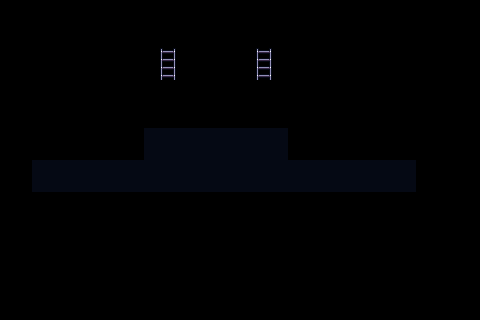

This is a level from a 2D game, rendered from its Tiled map with the project's own tilesets. A one-line summary and the complete map file follow:
An orthogonal 30x20 tile map with 16x16 px tiles, 4 tile layers (blocks, ladders, liquid_top, liquid) and 4 objects (2x 2, 2x 3).

<map version="1.10" tiledversion="1.10.1" orientation="orthogonal" renderorder="right-down" width="30" height="20" tilewidth="16" tileheight="16" infinite="0" nextlayerid="10" nextobjectid="10">
 <editorsettings>
  <export target="2.csv" format="csv" />
 </editorsettings>
 <tileset firstgid="1" source="../../../assets/tilesets/test.tsx" />
 <layer id="1" name="blocks" width="30" height="20">
  <data encoding="csv">
0,0,0,0,0,0,0,0,0,0,0,0,0,0,0,0,0,0,0,0,0,0,0,0,0,0,0,0,0,0,
0,0,0,0,0,0,0,0,0,0,0,0,0,0,0,0,0,0,0,0,0,0,0,0,0,0,0,0,0,0,
0,0,0,0,0,0,0,0,0,0,0,0,0,0,0,0,0,0,0,0,0,0,0,0,0,0,0,0,0,0,
0,0,0,0,0,0,0,0,0,0,0,0,0,0,0,0,0,0,0,0,0,0,0,0,0,0,0,0,0,0,
0,0,0,0,0,0,0,0,0,0,0,0,0,0,0,0,0,0,0,0,0,0,0,0,0,0,0,0,0,0,
0,0,0,0,0,0,0,0,0,0,0,0,0,0,0,0,0,0,0,0,0,0,0,0,0,0,0,0,0,0,
0,0,0,0,0,0,0,0,0,0,0,0,0,0,0,0,0,0,0,0,0,0,0,0,0,0,0,0,0,0,
0,0,0,0,0,0,0,0,0,0,0,0,0,0,0,0,0,0,0,0,0,0,0,0,0,0,0,0,0,0,
0,0,0,0,0,0,0,0,0,1,1,1,1,1,1,1,1,1,0,0,0,0,0,0,0,0,0,0,0,0,
0,0,0,0,0,0,0,0,0,1,1,1,1,1,1,1,1,1,0,0,0,0,0,0,0,0,0,0,0,0,
0,0,1,1,1,1,1,1,1,1,1,1,1,1,1,1,1,1,1,1,1,1,1,1,1,1,0,0,0,0,
0,0,1,1,1,1,1,1,1,1,1,1,1,1,1,1,1,1,1,1,1,1,1,1,1,1,0,0,0,0,
0,0,0,0,0,0,0,0,0,0,0,0,0,0,0,0,0,0,0,0,0,0,0,0,0,0,0,0,0,0,
0,0,0,0,0,0,0,0,0,0,0,0,0,0,0,0,0,0,0,0,0,0,0,0,0,0,0,0,0,0,
0,0,0,0,0,0,0,0,0,0,0,0,0,0,0,0,0,0,0,0,0,0,0,0,0,0,0,0,0,0,
0,0,0,0,0,0,0,0,0,0,0,0,0,0,0,0,0,0,0,0,0,0,0,0,0,0,0,0,0,0,
0,0,0,0,0,0,0,0,0,0,0,0,0,0,0,0,0,0,0,0,0,0,0,0,0,0,0,0,0,0,
0,0,0,0,0,0,0,0,0,0,0,0,0,0,0,0,0,0,0,0,0,0,0,0,0,0,0,0,0,0,
0,0,0,0,0,0,0,0,0,0,0,0,0,0,0,0,0,0,0,0,0,0,0,0,0,0,0,0,0,0,
0,0,0,0,0,0,0,0,0,0,0,0,0,0,0,0,0,0,0,0,0,0,0,0,0,0,0,0,0,0
</data>
 </layer>
 <objectgroup id="2" name="exits">
  <object id="5" name="2" x="32" y="160">
   <point />
  </object>
  <object id="6" name="3" x="192" y="128">
   <point />
  </object>
 </objectgroup>
 <objectgroup id="3" name="entries">
  <object id="2" name="2" x="64" y="112">
   <point />
  </object>
  <object id="8" name="3" x="176" y="80">
   <point />
  </object>
 </objectgroup>
 <objectgroup id="4" name="pickups" />
 <objectgroup id="5" name="entities" />
 <objectgroup id="6" name="platforms" />
 <layer id="7" name="ladders" width="30" height="20">
  <data encoding="csv">
0,0,0,0,0,0,0,0,0,0,0,0,0,0,0,0,0,0,0,0,0,0,0,0,0,0,0,0,0,0,
0,0,0,0,0,0,0,0,0,0,0,0,0,0,0,0,0,0,0,0,0,0,0,0,0,0,0,0,0,0,
0,0,0,0,0,0,0,0,0,0,0,0,0,0,0,0,0,0,0,0,0,0,0,0,0,0,0,0,0,0,
0,0,0,0,0,0,0,0,0,0,3,0,0,0,0,0,3,0,0,0,0,0,0,0,0,0,0,0,0,0,
0,0,0,0,0,0,0,0,0,0,6,0,0,0,0,0,6,0,0,0,0,0,0,0,0,0,0,0,0,0,
0,0,0,0,0,0,0,0,0,0,0,0,0,0,0,0,0,0,0,0,0,0,0,0,0,0,0,0,0,0,
0,0,0,0,0,0,0,0,0,0,0,0,0,0,0,0,0,0,0,0,0,0,0,0,0,0,0,0,0,0,
0,0,0,0,0,0,0,0,0,0,0,0,0,0,0,0,0,0,0,0,0,0,0,0,0,0,0,0,0,0,
0,0,0,0,0,0,0,0,0,0,0,0,0,0,0,0,0,0,0,0,0,0,0,0,0,0,0,0,0,0,
0,0,0,0,0,0,0,0,0,0,0,0,0,0,0,0,0,0,0,0,0,0,0,0,0,0,0,0,0,0,
0,0,0,0,0,0,0,0,0,0,0,0,0,0,0,0,0,0,0,0,0,0,0,0,0,0,0,0,0,0,
0,0,0,0,0,0,0,0,0,0,0,0,0,0,0,0,0,0,0,0,0,0,0,0,0,0,0,0,0,0,
0,0,0,0,0,0,0,0,0,0,0,0,0,0,0,0,0,0,0,0,0,0,0,0,0,0,0,0,0,0,
0,0,0,0,0,0,0,0,0,0,0,0,0,0,0,0,0,0,0,0,0,0,0,0,0,0,0,0,0,0,
0,0,0,0,0,0,0,0,0,0,0,0,0,0,0,0,0,0,0,0,0,0,0,0,0,0,0,0,0,0,
0,0,0,0,0,0,0,0,0,0,0,0,0,0,0,0,0,0,0,0,0,0,0,0,0,0,0,0,0,0,
0,0,0,0,0,0,0,0,0,0,0,0,0,0,0,0,0,0,0,0,0,0,0,0,0,0,0,0,0,0,
0,0,0,0,0,0,0,0,0,0,0,0,0,0,0,0,0,0,0,0,0,0,0,0,0,0,0,0,0,0,
0,0,0,0,0,0,0,0,0,0,0,0,0,0,0,0,0,0,0,0,0,0,0,0,0,0,0,0,0,0,
0,0,0,0,0,0,0,0,0,0,0,0,0,0,0,0,0,0,0,0,0,0,0,0,0,0,0,0,0,0
</data>
 </layer>
 <layer id="8" name="liquid_top" width="30" height="20">
  <data encoding="csv">
0,0,0,0,0,0,0,0,0,0,0,0,0,0,0,0,0,0,0,0,0,0,0,0,0,0,0,0,0,0,
0,0,0,0,0,0,0,0,0,0,0,0,0,0,0,0,0,0,0,0,0,0,0,0,0,0,0,0,0,0,
0,0,0,0,0,0,0,0,0,0,0,0,0,0,0,0,0,0,0,0,0,0,0,0,0,0,0,0,0,0,
0,0,0,0,0,0,0,0,0,0,0,0,0,0,0,0,0,0,0,0,0,0,0,0,0,0,0,0,0,0,
0,0,0,0,0,0,0,0,0,0,0,0,0,0,0,0,0,0,0,0,0,0,0,0,0,0,0,0,0,0,
0,0,0,0,0,0,0,0,0,0,0,0,0,0,0,0,0,0,0,0,0,0,0,0,0,0,0,0,0,0,
0,0,0,0,0,0,0,0,0,0,0,0,0,0,0,0,0,0,0,0,0,0,0,0,0,0,0,0,0,0,
0,0,0,0,0,0,0,0,0,0,0,0,0,0,0,0,0,0,0,0,0,0,0,0,0,0,0,0,0,0,
0,0,0,0,0,0,0,0,0,0,0,0,0,0,0,0,0,0,0,0,0,0,0,0,0,0,0,0,0,0,
0,0,0,0,0,0,0,0,0,0,0,0,0,0,0,0,0,0,0,0,0,0,0,0,0,0,0,0,0,0,
0,0,0,0,0,0,0,0,0,0,0,0,0,0,0,0,0,0,0,0,0,0,0,0,0,0,0,0,0,0,
0,0,0,0,0,0,0,0,0,0,0,0,0,0,0,0,0,0,0,0,0,0,0,0,0,0,0,0,0,0,
0,0,0,0,0,0,0,0,0,0,0,0,0,0,0,0,0,0,0,0,0,0,0,0,0,0,0,0,0,0,
0,0,0,0,0,0,0,0,0,0,0,0,0,0,0,0,0,0,0,0,0,0,0,0,0,0,0,0,0,0,
0,0,0,0,0,0,0,0,0,0,0,0,0,0,0,0,0,0,0,0,0,0,0,0,0,0,0,0,0,0,
0,0,0,0,0,0,0,0,0,0,0,0,0,0,0,0,0,0,0,0,0,0,0,0,0,0,0,0,0,0,
0,0,0,0,0,0,0,0,0,0,0,0,0,0,0,0,0,0,0,0,0,0,0,0,0,0,0,0,0,0,
0,0,0,0,0,0,0,0,0,0,0,0,0,0,0,0,0,0,0,0,0,0,0,0,0,0,0,0,0,0,
0,0,0,0,0,0,0,0,0,0,0,0,0,0,0,0,0,0,0,0,0,0,0,0,0,0,0,0,0,0,
0,0,0,0,0,0,0,0,0,0,0,0,0,0,0,0,0,0,0,0,0,0,0,0,0,0,0,0,0,0
</data>
 </layer>
 <layer id="9" name="liquid" width="30" height="20">
  <data encoding="csv">
0,0,0,0,0,0,0,0,0,0,0,0,0,0,0,0,0,0,0,0,0,0,0,0,0,0,0,0,0,0,
0,0,0,0,0,0,0,0,0,0,0,0,0,0,0,0,0,0,0,0,0,0,0,0,0,0,0,0,0,0,
0,0,0,0,0,0,0,0,0,0,0,0,0,0,0,0,0,0,0,0,0,0,0,0,0,0,0,0,0,0,
0,0,0,0,0,0,0,0,0,0,0,0,0,0,0,0,0,0,0,0,0,0,0,0,0,0,0,0,0,0,
0,0,0,0,0,0,0,0,0,0,0,0,0,0,0,0,0,0,0,0,0,0,0,0,0,0,0,0,0,0,
0,0,0,0,0,0,0,0,0,0,0,0,0,0,0,0,0,0,0,0,0,0,0,0,0,0,0,0,0,0,
0,0,0,0,0,0,0,0,0,0,0,0,0,0,0,0,0,0,0,0,0,0,0,0,0,0,0,0,0,0,
0,0,0,0,0,0,0,0,0,0,0,0,0,0,0,0,0,0,0,0,0,0,0,0,0,0,0,0,0,0,
0,0,0,0,0,0,0,0,0,0,0,0,0,0,0,0,0,0,0,0,0,0,0,0,0,0,0,0,0,0,
0,0,0,0,0,0,0,0,0,0,0,0,0,0,0,0,0,0,0,0,0,0,0,0,0,0,0,0,0,0,
0,0,0,0,0,0,0,0,0,0,0,0,0,0,0,0,0,0,0,0,0,0,0,0,0,0,0,0,0,0,
0,0,0,0,0,0,0,0,0,0,0,0,0,0,0,0,0,0,0,0,0,0,0,0,0,0,0,0,0,0,
0,0,0,0,0,0,0,0,0,0,0,0,0,0,0,0,0,0,0,0,0,0,0,0,0,0,0,0,0,0,
0,0,0,0,0,0,0,0,0,0,0,0,0,0,0,0,0,0,0,0,0,0,0,0,0,0,0,0,0,0,
0,0,0,0,0,0,0,0,0,0,0,0,0,0,0,0,0,0,0,0,0,0,0,0,0,0,0,0,0,0,
0,0,0,0,0,0,0,0,0,0,0,0,0,0,0,0,0,0,0,0,0,0,0,0,0,0,0,0,0,0,
0,0,0,0,0,0,0,0,0,0,0,0,0,0,0,0,0,0,0,0,0,0,0,0,0,0,0,0,0,0,
0,0,0,0,0,0,0,0,0,0,0,0,0,0,0,0,0,0,0,0,0,0,0,0,0,0,0,0,0,0,
0,0,0,0,0,0,0,0,0,0,0,0,0,0,0,0,0,0,0,0,0,0,0,0,0,0,0,0,0,0,
0,0,0,0,0,0,0,0,0,0,0,0,0,0,0,0,0,0,0,0,0,0,0,0,0,0,0,0,0,0
</data>
 </layer>
</map>
